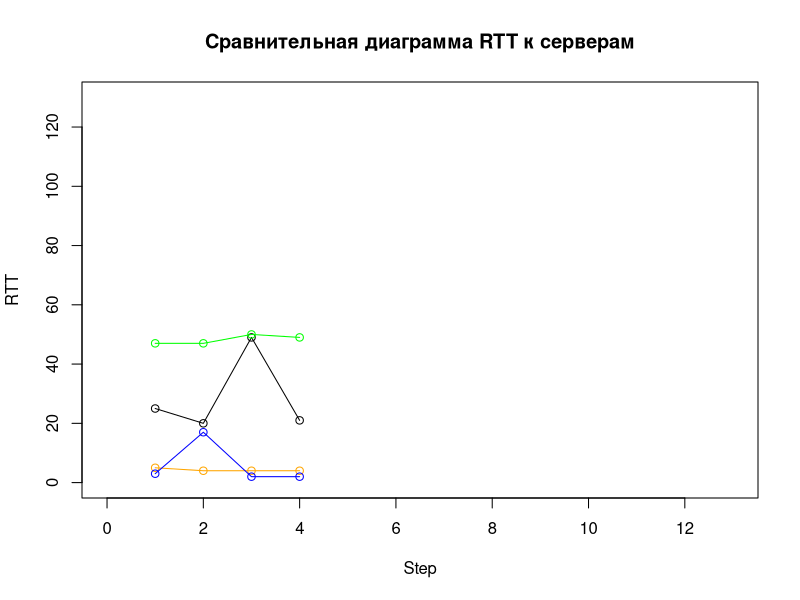

R code for this plot:
## ---- chunk 1
x <- c(0,5,10,15,20,25,30,35,40,45,50,55,60,65,70,75,80,85,90,95,100,105,110,115,120,125,130)
y <- c(0,0.5,1,1.5,2,2.5,3,3.5,4,4.5,5,5.5,6,6.5,7,7.5,8,8.5,9,9.5,10,10.5,11,11.5,12,12.5,13)
x_1 <- c(25,20,49,21)
y_1 <- c(1,2,3,4)
x_2 <- c(47,47,50,49)
y_2 <- c(1,2,3,4)
x_3 <- c(5,4,4,4)
y_3 <- c(1,2,3,4)
x_4 <- c(3,17,2,2)
y_4 <- c(1,2,3,4)

plot(y,x,main = "Сравнительная диаграмма RTT к серверам", xlab = "Step", ylab = "RTT",type = "n")
points(y_1,x_1, col = "black")
lines(y_1,x_1, col = "black")
points(y_2,x_2, col = "green")
lines(y_2,x_2, col = "green")
points(y_3,x_3, col = "orange")
lines(y_3,x_3, col = "orange")
points(y_4,x_4, col = "blue")
lines(y_4,x_4, col = "blue")
